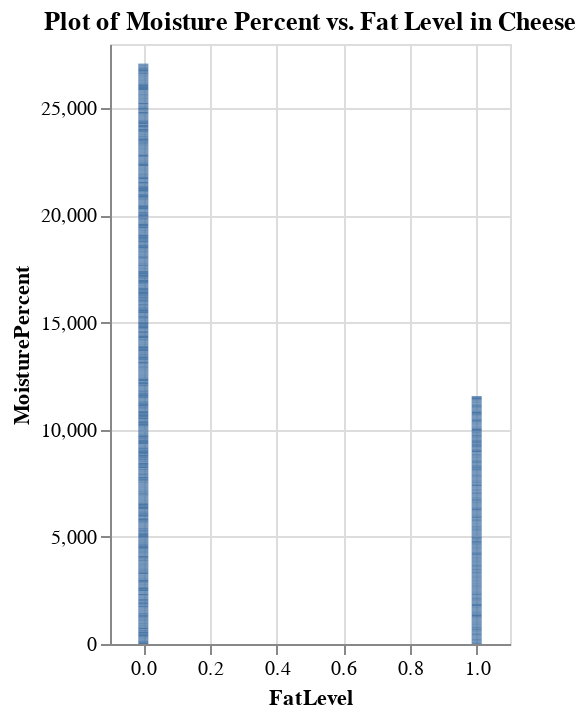

Notebook code cell kept with this figure:
### Markdown cell above
By creating a visualization of our data, we see that higher-fat cheeses have a lower average moisture percent than lower-fat cheeses.

### Code cell
cheese_plot = alt.Chart(cheese_train, width=200, height=300).mark_bar().encode(
    x='FatLevel',
    y='MoisturePercent'
    ).properties(title="Plot of Moisture Percent vs. Fat Level in Cheese")
cheese_plot

### Figure 1 — Vega-Lite specification as saved in the notebook (floating-point values rounded to 4 significant figures; data arrays with more than 128 entries replaced by an {"elided": "..."} marker saying what was removed)
{"config": {"view": {"continuousWidth": 400, "continuousHeight": 300}}, "data": {"name": "data-64ae9db8ec662f8207a9c17b268d3f04"}, "mark": "bar", "encoding": {"x": {"type": "quantitative", "field": "FatLevel"}, "y": {"type": "quantitative", "field": "MoisturePercent"}}, "height": 300, "title": "Plot of Moisture Percent vs. Fat Level in Cheese", "width": 200, "$schema": "https://vega.github.io/schema/vega-lite/v4.8.1.json", "datasets": {"data-64ae9db8ec662f8207a9c17b268d3f04": {"elided": "833 records"}}}
